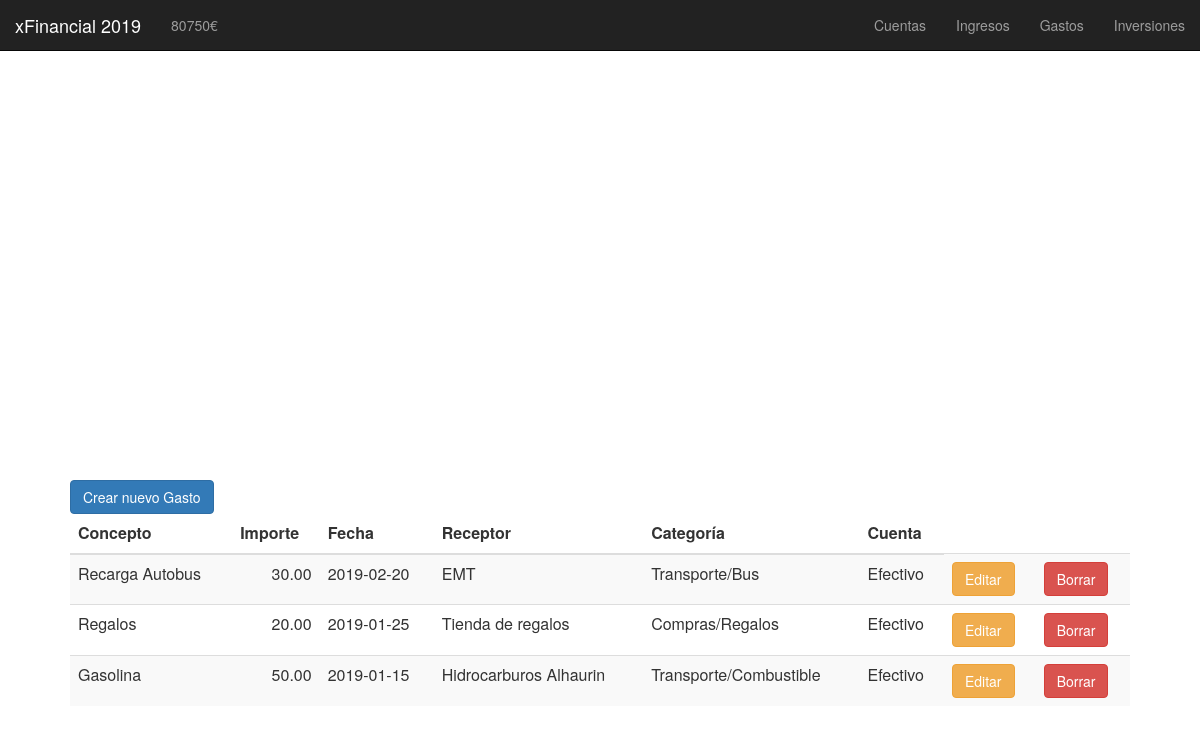
/gastos.php, run on the app's committed database.
### tables this page shows
CREATE TABLE gastos (
	id INT PRIMARY KEY AUTO_INCREMENT,
	importe DECIMAL(8,2),  
	concepto VARCHAR(50),  
	fecha DATE,  
	receptor VARCHAR(50),  
	categoria VARCHAR(50),  
	cuenta VARCHAR(50)  
);

### functions/gastos/mostrar_gastos_edit.php (the view, shortened to what this page needs)
<td>
    <button type="button" class="btn btn-warning" data-toggle="modal" data-target="#modal_editar_<?php echo $row['id'] ;?>">
    Editar
    </button>
</td>
<td>
    <button type="button" class="btn btn-danger" data-toggle="modal" data-target="#modal_borrar_<?php echo $row['id'] ;?>">
    Borrar
    </button>
</td>

### functions/gastos/mostrar_gastos.php (shortened to what this page needs)
<table class="table table-striped">
    <thead>
    <tr>
        <th>Concepto</th>
        <th>Importe</th>
        <th>Fecha</th>
        <th>Receptor</th>
        <th>Categoría</th>
        <th>Cuenta</th>
    </tr>
    </thead>
<?php
$res = mysql_query("SELECT * FROM gastos ORDER BY fecha DESC")
or die(mysql_error());
while($row = mysql_fetch_array( $res )) {?>
    <tr>
        <td><?php echo $row['concepto'];?></td>
        <td style="text-align:right;"><?php echo $row['importe'];?></td>
        <td><?php echo $row['fecha'];?></td>
        <td><?php echo $row['receptor'];?></td>
        <td><?php echo $row['categoria'];?></td>
        <td><?php echo $row['cuenta'];?></td>
        <?php
            if ($editar == 1) {
                require "mostrar_gastos_edit.php";
            }
        ?>
    </tr>
<?php } ?>
</table>

### css/gastos.css (style rules this page uses)
body { margin-top: 100px; margin-left: 70px; margin-right: 70px; }

### data on the page
gastos: concepto "Recarga Autobus", importe "30.00", fecha "2019-02-20", receptor "EMT", categoria "Transporte/Bus", cuenta "Efectivo"
gastos: concepto "Regalos", importe "20.00", fecha "2019-01-25", receptor "Tienda de regalos", categoria "Compras/Regalos", cuenta "Efectivo"
gastos: concepto "Gasolina", importe "50.00", fecha "2019-01-15", receptor "Hidrocarburos Alhaurin", categoria "Transporte/Combustible", cuenta "Efectivo"

### other printed values
$patrimonio "80750"
